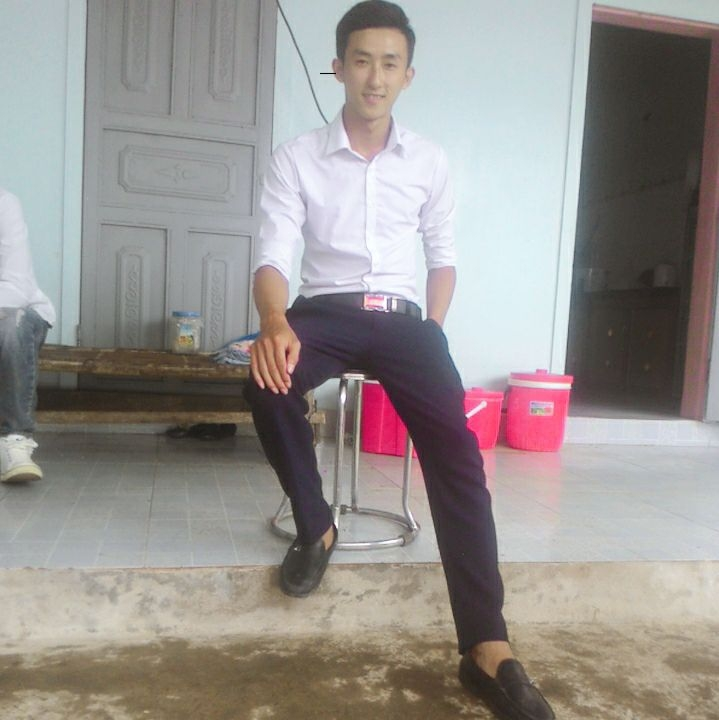
#> input picture Image/person.jpg, 719 x 720 px
$ python tachbien.py
#> lines starting #> are read from the running program, lines starting #| are printed output that depends on the picture; after the words box and inside, x2 and y2 are one past the last pixel; in counts of white or black regions, pixels touching at a corner belong together
import cv2

img = cv2.imread('Image/person.jpg', 0)
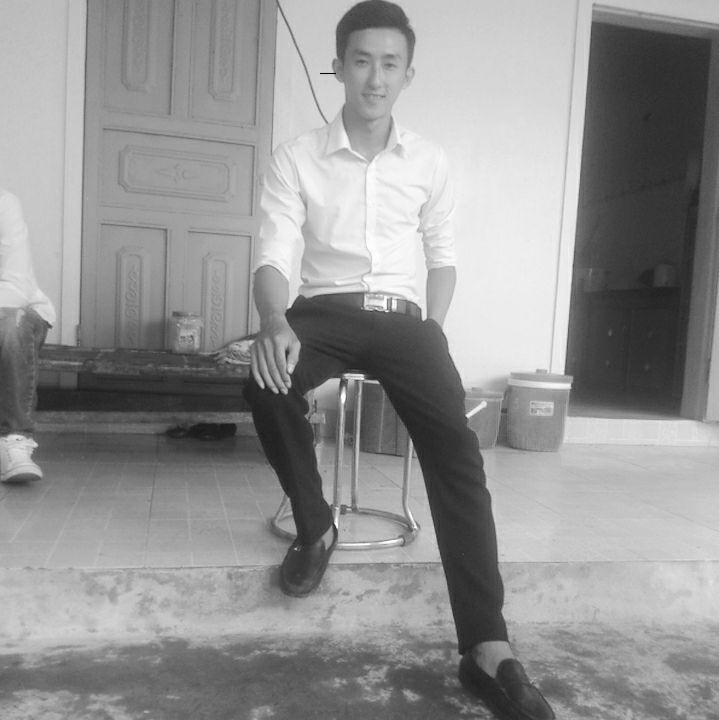
#> img: shape (720, 719); min 1, max 255, mean 146.8

img2 = cv2.Canny(img, 200,250)
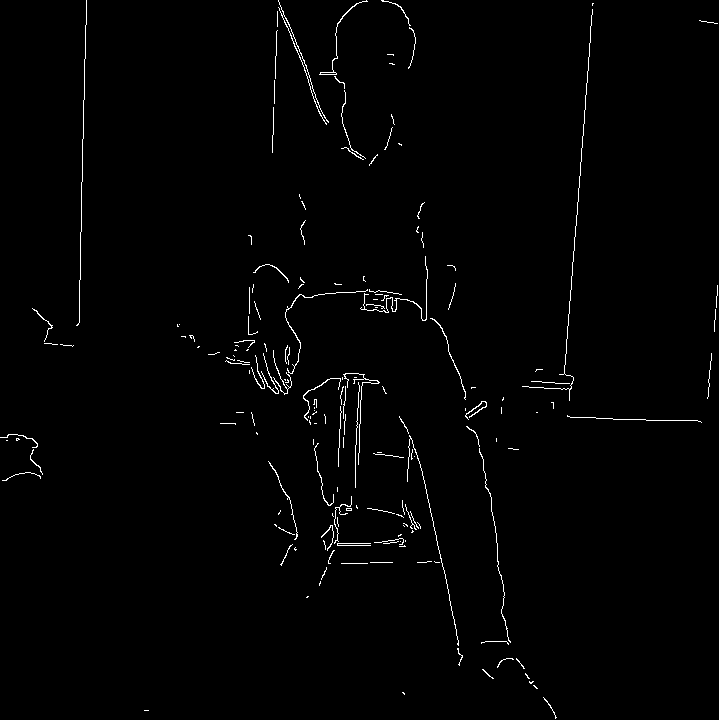
#> img2: shape (720, 719); 1.1% white in thin lines or dots

cv2.imshow('Anh goc', img2)
cv2.waitKey()
cv2.destroyAllWindows()

$ run again, with Image/hoamai.jpg copied over Image/person.jpg
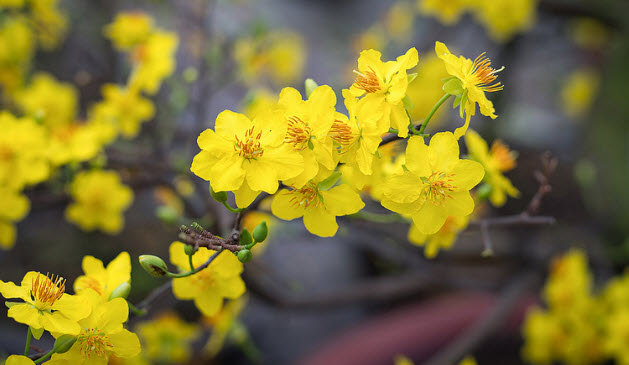
#> input picture Image/hoamai.jpg, 629 x 365 px
#> `img = cv2.imread('Image/person.jpg', 0)`:
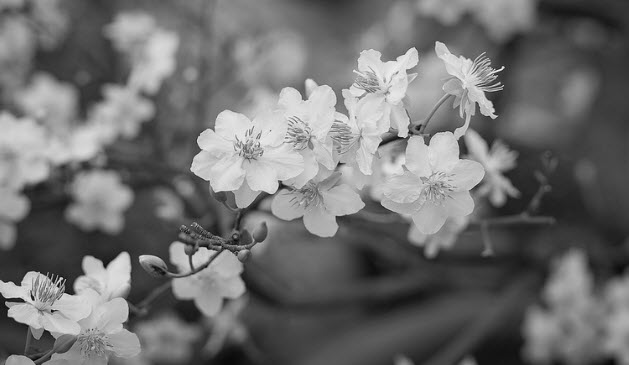
#> img: shape (365, 629); min 4, max 244, mean 111.3
#> `img2 = cv2.Canny(img, 200,250)`:
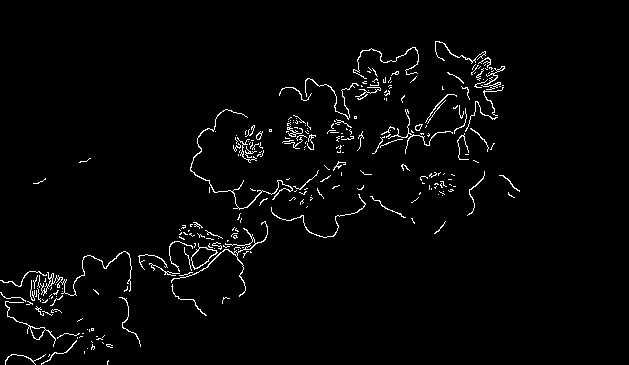
#> img2: shape (365, 629); 2.4% white in thin lines or dots, all inside (x1, y1, x2, y2) = (0, 41, 520, 365)

$ run again, with Image/hoasung.jpg copied over Image/person.jpg
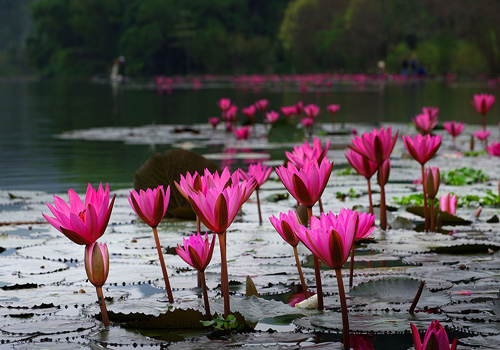
#> input picture Image/hoasung.jpg, 500 x 350 px
#> `img = cv2.imread('Image/person.jpg', 0)`:
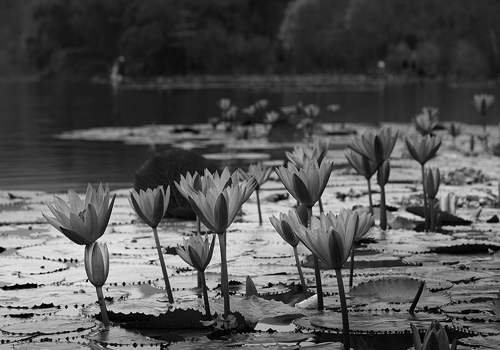
#> img: shape (350, 500); min 0, max 243, mean 82.7
#> `img2 = cv2.Canny(img, 200,250)`:
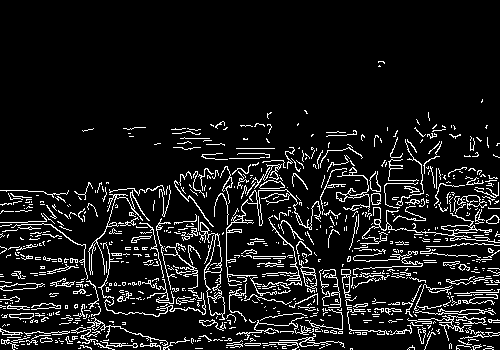
#> img2: shape (350, 500); 9.5% white in thin lines or dots, all inside (x1, y1, x2, y2) = (0, 61, 500, 350)
